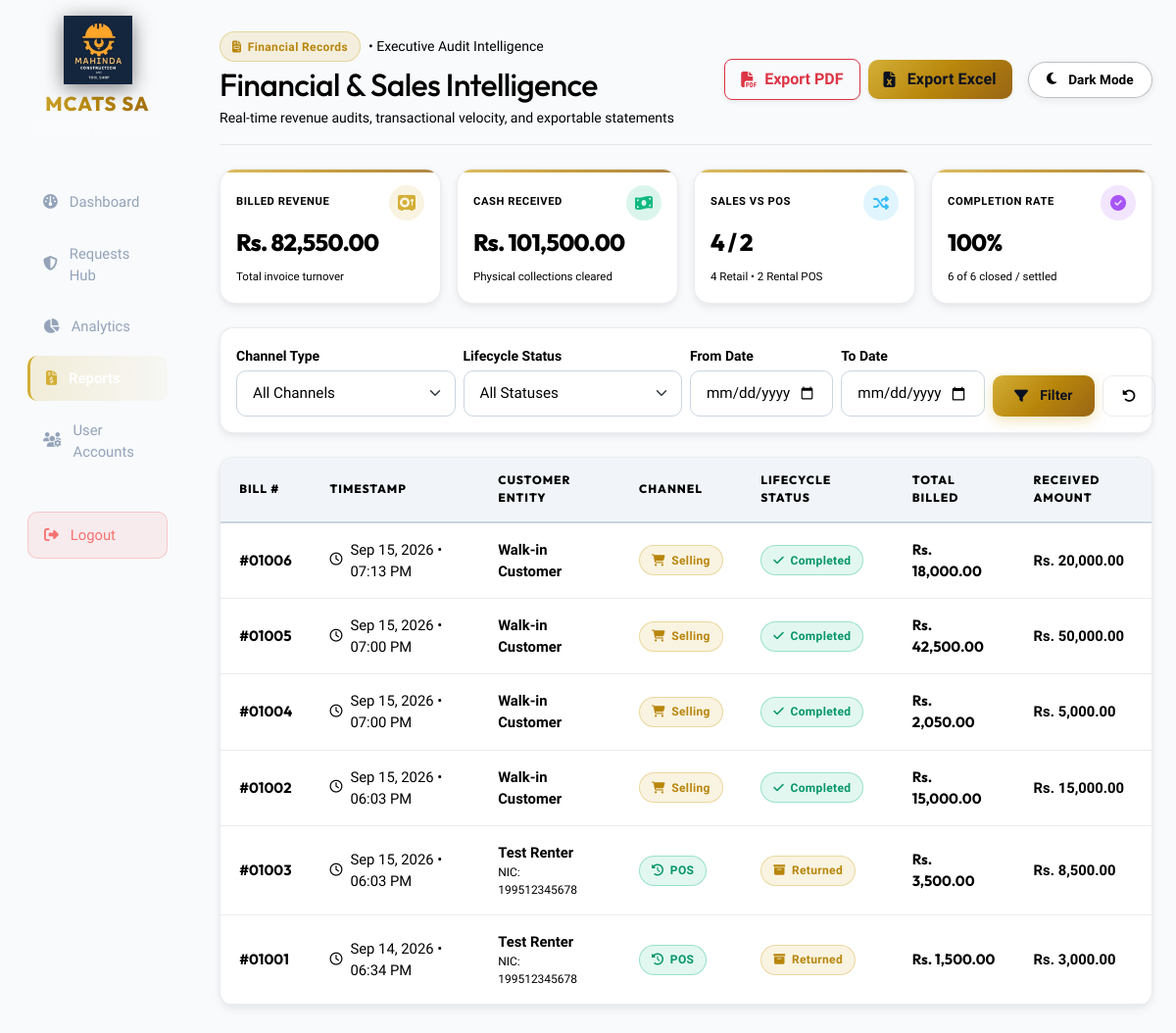
Page /views/admin/reports.php (signed in) on the earlier database version.
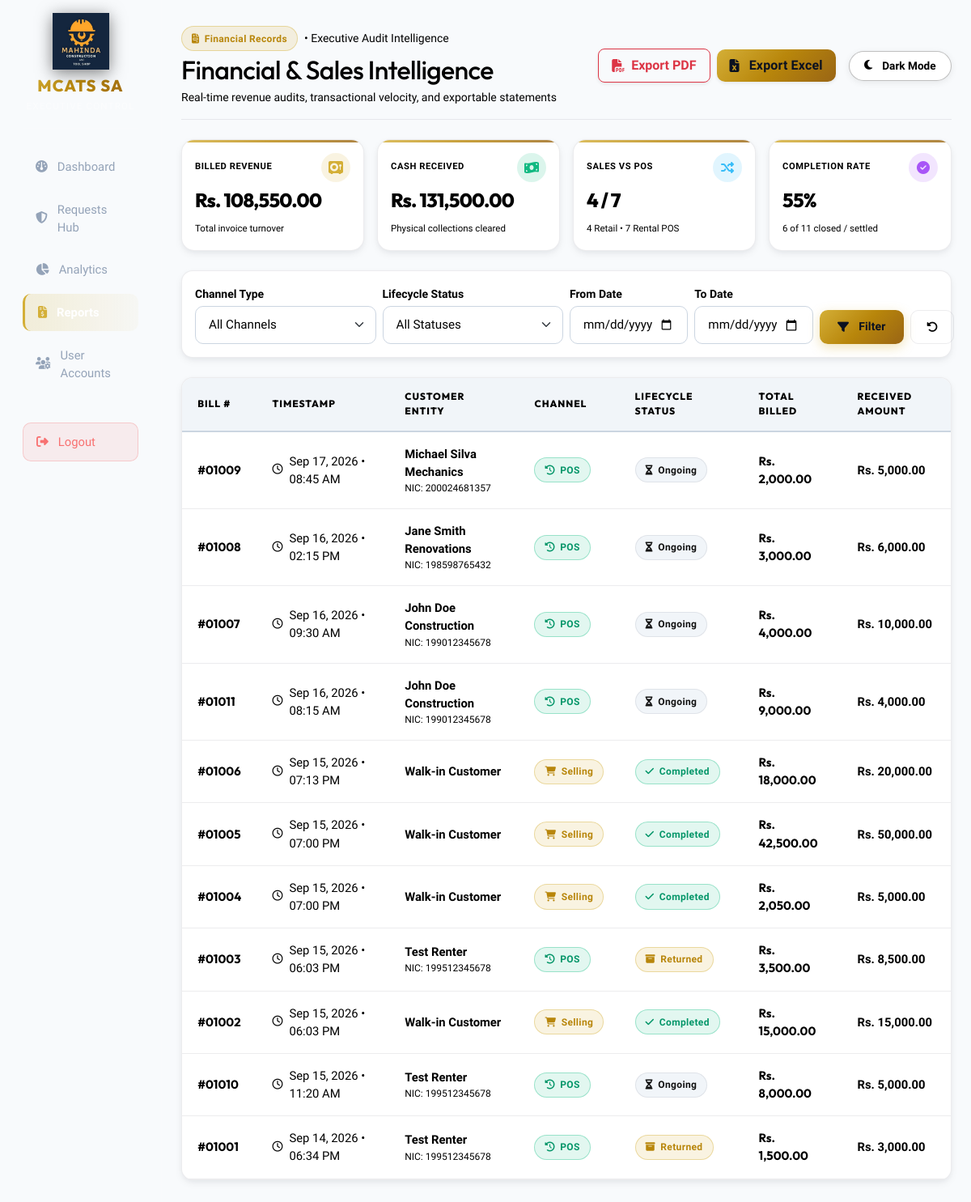
Same page on the later database version.
### tables this page shows
CREATE TABLE `transactions` (
  `bill_number` int(11) NOT NULL AUTO_INCREMENT,
  `session_id` int(11) DEFAULT NULL,
  `customer_nic` varchar(20) DEFAULT NULL,
  `type` varchar(50) NOT NULL,
  `subtotal_lkr` decimal(10,2) DEFAULT 0.00,
  `discount_type` varchar(20) DEFAULT 'none',
  `discount_value` decimal(10,2) DEFAULT 0.00,
  `discount_amount` decimal(10,2) DEFAULT 0.00,
  `total_lkr` decimal(10,2) NOT NULL,
  `received_amount` decimal(10,2) DEFAULT 0.00,
  `balance_amount` decimal(10,2) DEFAULT 0.00,
  `advance_paid` decimal(10,2) DEFAULT 0.00,
  `free_equipment` text DEFAULT NULL,
  `notes` text DEFAULT NULL,
  `status` varchar(50) DEFAULT 'ongoing',
  `transaction_date` timestamp NOT NULL DEFAULT current_timestamp(),
  PRIMARY KEY (`bill_number`)
);

CREATE TABLE `customers` (
  `nic_number` varchar(20) NOT NULL,
  `phone_number` varchar(15) NOT NULL,
  `full_name` varchar(100) NOT NULL,
  `address` text DEFAULT NULL,
  PRIMARY KEY (`nic_number`)
);

### views/admin/reports.php (the view, shortened to what the rows shown need)
<?php
include_once __DIR__ . '/../../db.php';
$where_clauses = [];
$params = [];
$param_types = "";
$where_sql = count($where_clauses) > 0 ? "WHERE " . implode(" AND ", $where_clauses) : "";
$query = "
    SELECT
        t.bill_number,
        t.customer_nic,
        c.full_name,
        t.type,
        t.total_lkr,
        t.received_amount,
        t.balance_amount,
        t.transaction_date,
        t.status
    FROM transactions t
    LEFT JOIN customers c ON t.customer_nic = c.nic_number
    {$where_sql}
    ORDER BY t.transaction_date DESC
";
if (count($params) > 0) {
    $stmt = $conn->prepare($query);
    $stmt->bind_param($param_types, ...$params);
    $stmt->execute();
    $result = $stmt->get_result();
} else {
    $result = $conn->query($query);
}
$all_transactions = [];
if ($result && $result->num_rows > 0) {
    while ($row = $result->fetch_assoc()) {
        $all_transactions[] = $row;
    }
}
?>
<!DOCTYPE html>
<html lang="en">
<head>
    <link href="https://cdn.jsdelivr.net/npm/bootstrap@5.3.0/dist/css/bootstrap.min.css" rel="stylesheet">
    <link rel="stylesheet" href="https://cdnjs.cloudflare.com/ajax/libs/font-awesome/6.4.0/css/all.min.css">
    <link rel="stylesheet" href="../../css/luxury.css">
</head>
<body>
    <div class="container-fluid">
        <div class="row">
            <main class="col-md-9 ms-sm-auto col-lg-10 px-md-4 py-4">
                <div class="d-flex justify-content-between flex-wrap flex-md-nowrap align-items-center pt-2 pb-3 mb-4 border-bottom position-relative" style="border-color: var(--border-subtle) !important;">
                    <div>
                        <h1 class="h2 mb-0">Financial & Sales Intelligence</h1>
                    </div>
                </div>
                <div class="luxury-card overflow-hidden mb-5" id="reportData">
                    <div class="table-responsive">
                        <table class="luxury-table align-middle" id="transactionsTable">
                            <thead>
                                <tr>
                                    <th>Bill #</th>
                                    <th>Timestamp</th>
                                    <th>Customer Entity</th>
                                    <th>Channel</th>
                                    <th>Lifecycle Status</th>
                                    <th>Total Billed</th>
                                    <th>Received Amount</th>
                                </tr>
                            </thead>
                            <tbody>
                                <?php if (count($all_transactions) > 0): ?>
                                    <?php foreach($all_transactions as $row): ?>
                                    <tr>
                                        <td class="fw-bold text-muted" style="font-family: var(--font-heading);">
                                            #<?php echo str_pad(htmlspecialchars($row['bill_number']), 5, '0', STR_PAD_LEFT); ?>
                                        </td>
                                        <td>
                                            <div class="d-flex align-items-center gap-2">
                                                <i class="fa-regular fa-clock text-muted small"></i>
                                                <span><?php echo date('M d, Y', strtotime($row['transaction_date'])) . ' &bull; ' . date('h:i A', strtotime($row['transaction_date'])); ?></span>
                                            </div>
                                        </td>
                                        <td class="fw-bold">
                                            <?php echo htmlspecialchars($row['full_name'] ?? 'Walk-in Customer'); ?>
                                            <?php if($row['customer_nic']): ?>
                                                <small class="d-block text-muted fw-normal" style="font-size: 0.75rem;">NIC: <?php echo htmlspecialchars($row['customer_nic']); ?></small>
                                            <?php endif; ?>
                                        </td>
                                        <td>
                                            <?php if($row['type'] === 'selling'): ?>
                                                <span class="luxury-badge luxury-badge-gold"><i class="fa-solid fa-cart-shopping"></i> Selling</span>
                                            <?php else: ?>
                                                <span class="luxury-badge luxury-badge-emerald"><i class="fa-solid fa-clock-rotate-left"></i> POS</span>
                                            <?php endif; ?>
                                        </td>
                                        <td>
                                            <?php
                                                $st = strtolower($row['status']);
                                                if($st == 'completed') {
                                                    echo '<span class="luxury-badge luxury-badge-emerald"><i class="fa-solid fa-check"></i> Completed</span>';
                                                } elseif($st == 'returned') {
                                                    echo '<span class="luxury-badge luxury-badge-gold"><i class="fa-solid fa-box-archive"></i> Returned</span>';
                                                } elseif($st == 'cancelled') {
                                                    echo '<span class="luxury-badge luxury-badge-crimson"><i class="fa-solid fa-ban"></i> Cancelled</span>';
                                                } else {
                                                    echo '<span class="luxury-badge luxury-badge-slate"><i class="fa-solid fa-hourglass-half"></i> Ongoing</span>';
                                                }
                                            ?>
                                        </td>
                                        <td class="fw-bold" style="font-family: var(--font-heading); color: var(--gold-primary);">
                                            Rs. <?php echo number_format($row['total_lkr'], 2); ?>
                                        </td>
                                        <td class="fw-semibold">
                                            Rs. <?php echo number_format($row['received_amount'], 2); ?>
                                        </td>
                                    </tr>
                                    <?php endforeach; ?>
                                <?php else: ?>
                                    <tr><td colspan="7" class="text-center text-muted py-5"><i class="fa-solid fa-folder-open d-block fs-1 mb-2 opacity-50"></i>No transaction history recorded yet.</td></tr>
                                <?php endif; ?>
                            </tbody>
                        </table>
                    </div>
                </div>
            </main>
        </div>
    </div>
</body>
</html>

Differences in the rows shown:
added transactions: bill_number "01009", transaction_date "Sep 17, 2026", transaction_date "08:45 AM", customers.full_name "Michael Silva Mechanics", customer_nic "200024681357", type "renting" (drawn), status "ongoing" (drawn), total_lkr "2,000.00", received_amount "5,000.00"
added transactions: bill_number "01008", transaction_date "Sep 16, 2026", transaction_date "02:15 PM", customers.full_name "Jane Smith Renovations", customer_nic "198598765432", type "renting" (drawn), status "ongoing" (drawn), total_lkr "3,000.00", received_amount "6,000.00"
added transactions: bill_number "01007", transaction_date "Sep 16, 2026", transaction_date "09:30 AM", customers.full_name "John Doe Construction", customer_nic "199012345678", type "renting" (drawn), status "ongoing" (drawn), total_lkr "4,000.00", received_amount "10,000.00"
added transactions: bill_number "01011", transaction_date "Sep 16, 2026", transaction_date "08:15 AM", customers.full_name "John Doe Construction", customer_nic "199012345678", type "renting" (drawn), status "pay_later" (drawn), total_lkr "9,000.00", received_amount "4,000.00"
shown differently, row unchanged: transactions "01003": moves up the list
added transactions: bill_number "01010", transaction_date "Sep 15, 2026", transaction_date "11:20 AM", customers.full_name "Test Renter", customer_nic "199512345678", type "renting" (drawn), status "pay_later" (drawn), total_lkr "8,000.00", received_amount "5,000.00"
Other differences:
$kpi_total_revenue: "82,550.00" → "108,550.00"
$kpi_total_received: "101,500.00" → "131,500.00"
$kpi_pos_count: "2" → "7"
$rate: "100" → "55"
$total_recs: "6" → "11"
